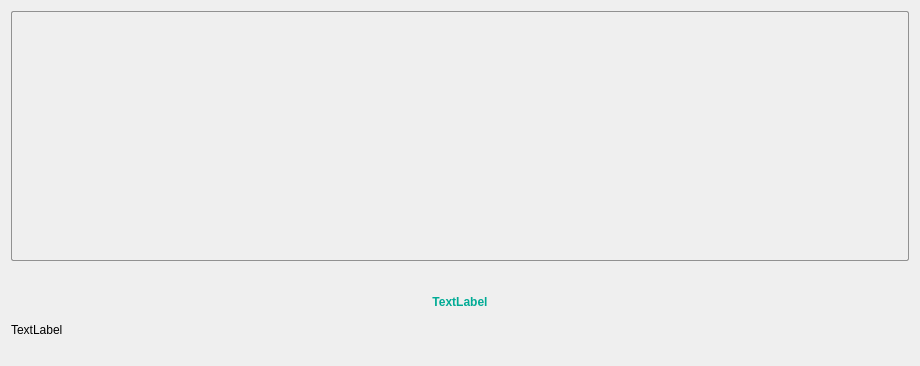
                       <widget class="QWidget" name="scrollAreaWidgetContents_3">
                        <property name="geometry">
                         <rect>
                          <x>0</x>
                          <y>0</y>
                          <width>920</width>
                          <height>366</height>
                         </rect>
                        </property>
                        <layout class="QVBoxLayout" name="verticalLayout_46">
                         <item>
                          <widget class="QWidget" name="swiperWidget" native="true">
                           <property name="sizePolicy">
                            <sizepolicy hsizetype="Preferred" vsizetype="Fixed">
                             <horstretch>0</horstretch>
                             <verstretch>0</verstretch>
                            </sizepolicy>
                           </property>
                           <property name="minimumSize">
                            <size>
                             <width>0</width>
                             <height>250</height>
                            </size>
                           </property>
                           <property name="styleSheet">
                            <string notr="true">border:1px solid #919191;
border-radius:2px;
background-color: rgb(255, 255, 255, 0);</string>
                           </property>
                          </widget>
                         </item>
                         <item>
                          <spacer name="verticalSpacer_42">
                           <property name="orientation">
                            <enum>Qt::Vertical</enum>
                           </property>
                           <property name="sizeType">
                            <enum>QSizePolicy::Fixed</enum>
                           </property>
                           <property name="sizeHint" stdset="0">
                            <size>
                             <width>20</width>
                             <height>20</height>
                            </size>
                           </property>
                          </spacer>
                         </item>
                         <item>
                          <widget class="QLabel" name="stageName_label">
                           <property name="sizePolicy">
                            <sizepolicy hsizetype="Preferred" vsizetype="Fixed">
                             <horstretch>0</horstretch>
                             <verstretch>0</verstretch>
                            </sizepolicy>
                           </property>
                           <property name="minimumSize">
                            <size>
                             <width>0</width>
                             <height>30</height>
                            </size>
                           </property>
                           <property name="maximumSize">
                            <size>
                             <width>16777215</width>
                             <height>30</height>
                            </size>
                           </property>
                           <property name="styleSheet">
                            <string notr="true">border-radius:0;
border:0;
font: 14pt &quot;微软雅黑&quot;;
font-weight:bold;
color:rgb(0,171,149);</string>
                           </property>
                           <property name="text">
                            <string>TextLabel</string>
                           </property>
                           <property name="alignment">
                            <set>Qt::AlignCenter</set>
                           </property>
                          </widget>
                         </item>
                         <item>
                          <widget class="QLabel" name="illustCont_label">
                           <property name="styleSheet">
                            <string notr="true">border-radius:0;
border:0;
font: 13pt &quot;微软雅黑&quot;;</string>
                           </property>
                           <property name="text">
                            <string>TextLabel</string>
                           </property>
                           <property name="alignment">
                            <set>Qt::AlignLeading|Qt::AlignLeft|Qt::AlignTop</set>
                           </property>
                           <property name="wordWrap">
                            <bool>true</bool>
                           </property>
                          </widget>
                         </item>
                        </layout>
                       </widget>
